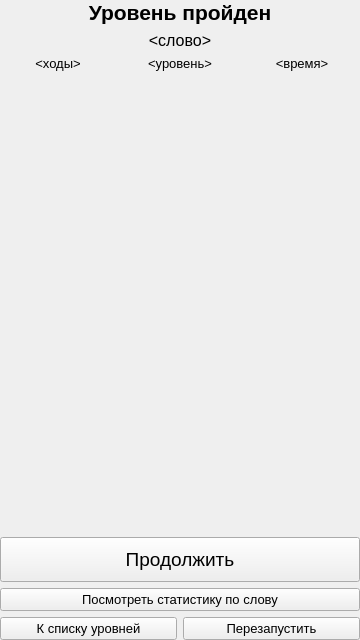
<?xml version="1.0" encoding="UTF-8"?>
<ui version="4.0">
 <class>GameModeSelectScreen</class>
 <widget class="QWidget" name="GameModeSelectScreen">
  <property name="geometry">
   <rect>
    <x>0</x>
    <y>0</y>
    <width>360</width>
    <height>640</height>
   </rect>
  </property>
  <property name="sizePolicy">
   <sizepolicy hsizetype="Minimum" vsizetype="Minimum">
    <horstretch>0</horstretch>
    <verstretch>0</verstretch>
   </sizepolicy>
  </property>
  <property name="windowTitle">
   <string>MetChars - Выбор режима игры</string>
  </property>
  <layout class="QVBoxLayout" name="verticalLayout">
   <property name="leftMargin">
    <number>0</number>
   </property>
   <property name="topMargin">
    <number>0</number>
   </property>
   <property name="rightMargin">
    <number>0</number>
   </property>
   <property name="bottomMargin">
    <number>0</number>
   </property>
   <item>
    <widget class="QLabel" name="level_completed_label">
     <property name="sizePolicy">
      <sizepolicy hsizetype="Preferred" vsizetype="Preferred">
       <horstretch>0</horstretch>
       <verstretch>0</verstretch>
      </sizepolicy>
     </property>
     <property name="font">
      <font>
       <family>Segoe UI</family>
       <pointsize>16</pointsize>
       <weight>75</weight>
       <bold>true</bold>
      </font>
     </property>
     <property name="text">
      <string>Уровень пройден</string>
     </property>
     <property name="alignment">
      <set>Qt::AlignHCenter|Qt::AlignTop</set>
     </property>
    </widget>
   </item>
   <item>
    <widget class="QLabel" name="word_label">
     <property name="font">
      <font>
       <family>Segoe UI</family>
       <pointsize>12</pointsize>
      </font>
     </property>
     <property name="text">
      <string>&lt;слово&gt;</string>
     </property>
     <property name="alignment">
      <set>Qt::AlignCenter</set>
     </property>
    </widget>
   </item>
   <item>
    <layout class="QHBoxLayout" name="horizontalLayout_2">
     <item>
      <widget class="QLabel" name="moves_count_label">
       <property name="sizePolicy">
        <sizepolicy hsizetype="Preferred" vsizetype="Preferred">
         <horstretch>1</horstretch>
         <verstretch>0</verstretch>
        </sizepolicy>
       </property>
       <property name="font">
        <font>
         <family>Segoe UI</family>
         <pointsize>10</pointsize>
        </font>
       </property>
       <property name="text">
        <string>&lt;ходы&gt;</string>
       </property>
       <property name="alignment">
        <set>Qt::AlignCenter</set>
       </property>
      </widget>
     </item>
     <item>
      <widget class="QLabel" name="level_num_label">
       <property name="sizePolicy">
        <sizepolicy hsizetype="Preferred" vsizetype="Preferred">
         <horstretch>1</horstretch>
         <verstretch>0</verstretch>
        </sizepolicy>
       </property>
       <property name="font">
        <font>
         <pointsize>10</pointsize>
        </font>
       </property>
       <property name="text">
        <string>&lt;уровень&gt;</string>
       </property>
       <property name="alignment">
        <set>Qt::AlignCenter</set>
       </property>
      </widget>
     </item>
     <item>
      <widget class="QLabel" name="time_label">
       <property name="sizePolicy">
        <sizepolicy hsizetype="Preferred" vsizetype="Preferred">
         <horstretch>1</horstretch>
         <verstretch>0</verstretch>
        </sizepolicy>
       </property>
       <property name="font">
        <font>
         <family>Segoe UI</family>
         <pointsize>10</pointsize>
        </font>
       </property>
       <property name="text">
        <string>&lt;время&gt;</string>
       </property>
       <property name="alignment">
        <set>Qt::AlignCenter</set>
       </property>
      </widget>
     </item>
    </layout>
   </item>
   <item>
    <widget class="QLabel" name="meme_label">
     <property name="sizePolicy">
      <sizepolicy hsizetype="Preferred" vsizetype="Preferred">
       <horstretch>0</horstretch>
       <verstretch>1</verstretch>
      </sizepolicy>
     </property>
     <property name="text">
      <string/>
     </property>
     <property name="alignment">
      <set>Qt::AlignCenter</set>
     </property>
    </widget>
   </item>
   <item>
    <widget class="QPushButton" name="continue_btn">
     <property name="sizePolicy">
      <sizepolicy hsizetype="Minimum" vsizetype="Fixed">
       <horstretch>0</horstretch>
       <verstretch>1</verstretch>
      </sizepolicy>
     </property>
     <property name="font">
      <font>
       <family>Segoe UI</family>
       <pointsize>14</pointsize>
       <weight>50</weight>
       <bold>false</bold>
      </font>
     </property>
     <property name="styleSheet">
      <string notr="true">padding: 10px;</string>
     </property>
     <property name="text">
      <string>Продолжить</string>
     </property>
    </widget>
   </item>
   <item>
    <widget class="QPushButton" name="show_statistics_btn">
     <property name="font">
      <font>
       <family>Segoe UI</family>
       <pointsize>10</pointsize>
      </font>
     </property>
     <property name="text">
      <string>Посмотреть статистику по слову</string>
     </property>
    </widget>
   </item>
   <item>
    <layout class="QHBoxLayout" name="horizontalLayout">
     <item>
      <widget class="QPushButton" name="go_levels_btn">
       <property name="sizePolicy">
        <sizepolicy hsizetype="Minimum" vsizetype="Fixed">
         <horstretch>0</horstretch>
         <verstretch>1</verstretch>
        </sizepolicy>
       </property>
       <property name="font">
        <font>
         <family>Segoe UI</family>
         <pointsize>10</pointsize>
         <weight>50</weight>
         <bold>false</bold>
        </font>
       </property>
       <property name="styleSheet">
        <string notr="true"/>
       </property>
       <property name="text">
        <string>К списку уровней</string>
       </property>
      </widget>
     </item>
     <item>
      <widget class="QPushButton" name="restart_level_btn">
       <property name="sizePolicy">
        <sizepolicy hsizetype="Minimum" vsizetype="Fixed">
         <horstretch>0</horstretch>
         <verstretch>1</verstretch>
        </sizepolicy>
       </property>
       <property name="font">
        <font>
         <family>Segoe UI</family>
         <pointsize>10</pointsize>
         <weight>50</weight>
         <bold>false</bold>
        </font>
       </property>
       <property name="styleSheet">
        <string notr="true"/>
       </property>
       <property name="text">
        <string>Перезапустить</string>
       </property>
      </widget>
     </item>
    </layout>
   </item>
  </layout>
 </widget>
 <resources/>
 <connections/>
</ui>
